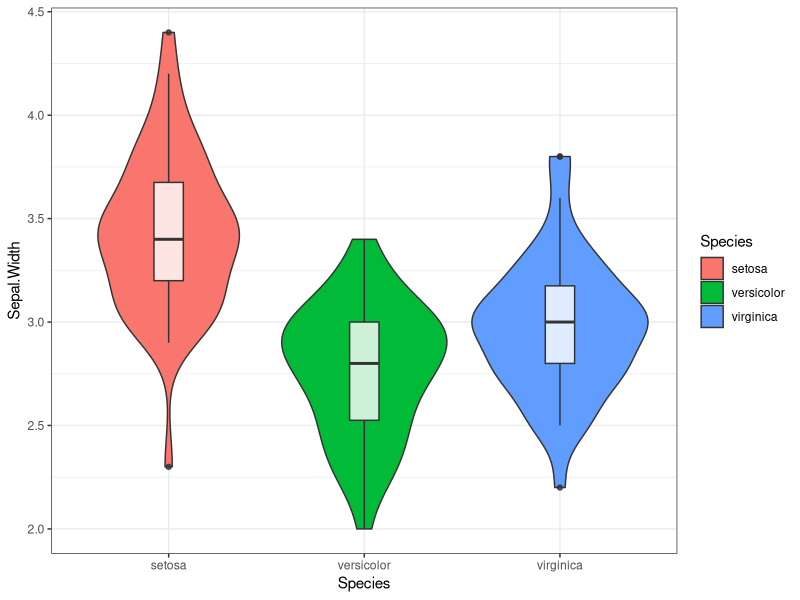
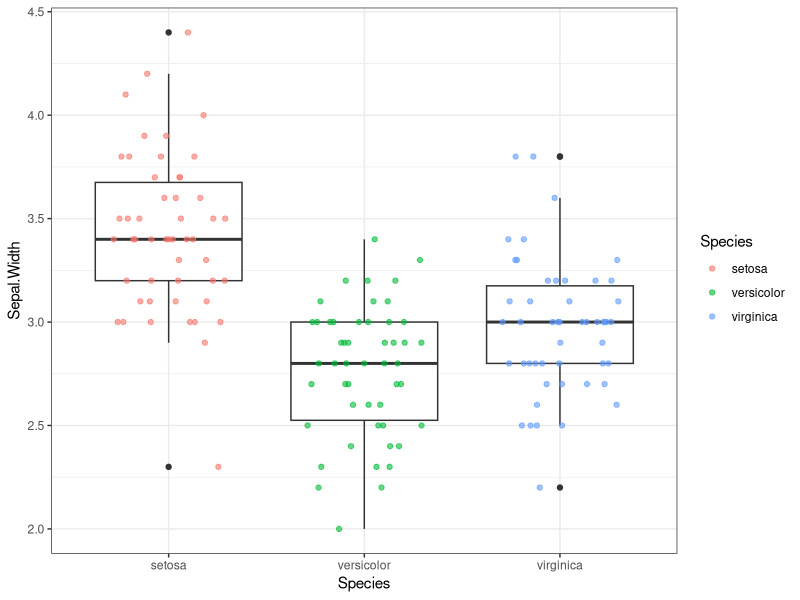
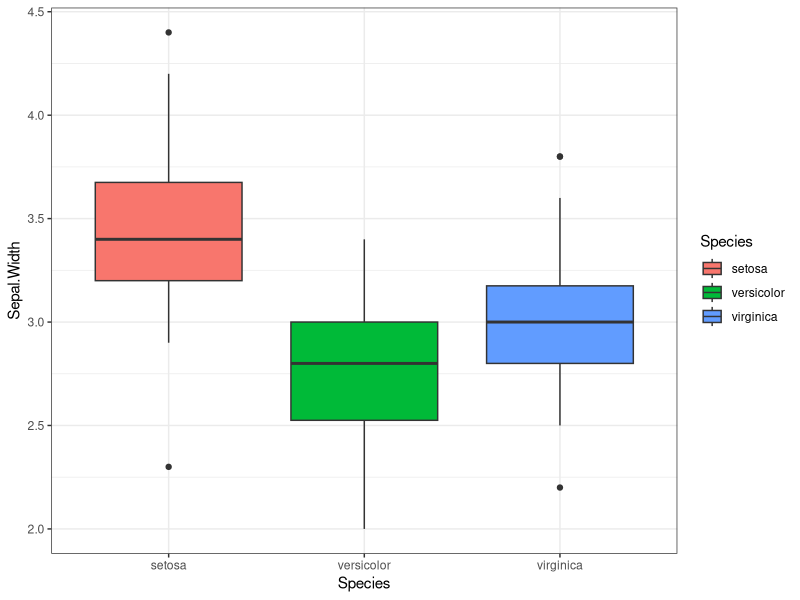
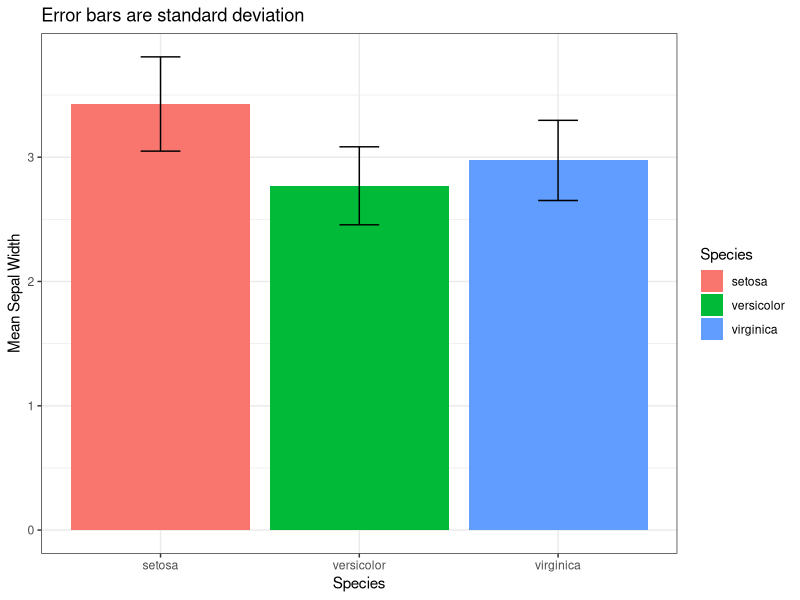
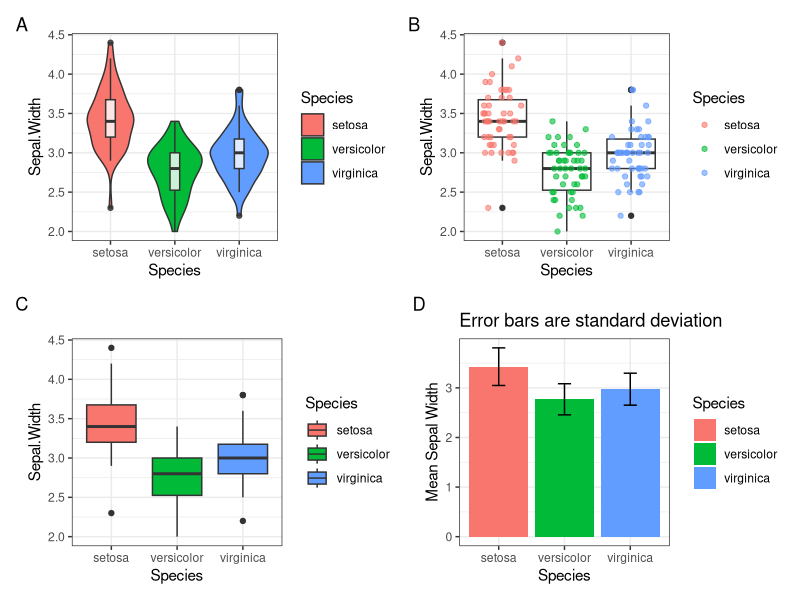
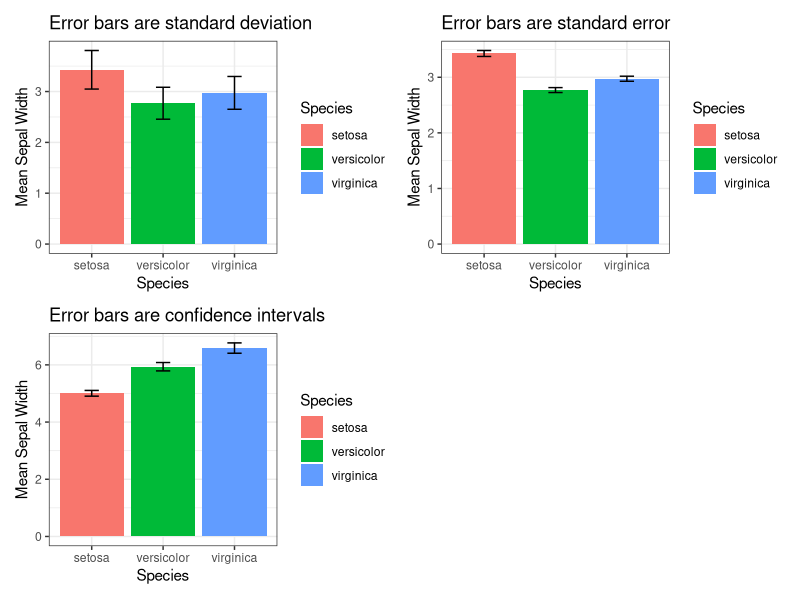

These charts were generated, in order, by the following R code:
## ---- chunk 1
library(tidyverse)
violin_box <- iris %>% 
  ggplot(aes(x = Species, y = Sepal.Width))+
  geom_violin(aes(fill = Species))+
  geom_boxplot(width = 0.15, alpha = 0.8)+
  theme_bw()
violin_box
## ---- chunk 2
box_point <- iris %>% 
  ggplot(aes(Species, Sepal.Width))+
  geom_boxplot()+
  geom_jitter(aes(colour = Species), 
              position = position_jitter(width = 0.3, height = 0),
              alpha = 0.6, size = 1.5)+
  theme_bw()
box_point
## ---- chunk 3
box <- iris %>% 
  ggplot(aes(Species, Sepal.Width, fill = Species))+
  geom_boxplot()+
  theme_bw()
bar <- iris %>% 
  group_by(Species) %>% 
  summarise(mean_PW = mean(Sepal.Width), sd_PW = sd(Sepal.Width)) %>% 
  ggplot(aes(Species, mean_PW, fill = Species))+
  geom_bar(stat = 'identity')+
  geom_errorbar(aes(ymin = mean_PW - sd_PW, ymax = mean_PW + sd_PW), width = 0.2)+
  labs(y = 'Mean Sepal Width')+
  ggtitle('Error bars are standard deviation')+
  theme_bw()
box
bar
## ---- chunk 4
library(patchwork)
p <- (violin_box + box_point) / (box + bar)
p + plot_annotation(tag_levels = 'A')
## ---- chunk 5
library(data.table)
bar_se <- iris %>% 
  group_by(Species) %>% 
  summarise(mean_PW = mean(Sepal.Width), se_PW = sd(Sepal.Width)/sqrt(length(Sepal.Width))) %>% 
  ggplot(aes(Species, mean_PW, fill = Species))+
  geom_bar(stat = 'identity')+
  geom_errorbar(aes(ymin = mean_PW - se_PW, ymax = mean_PW + se_PW), width = 0.2)+
  labs(y = 'Mean Sepal Width')+
  ggtitle('Error bars are standard error')+
  theme_bw()
# bar_se

bar_CI <- iris %>% 
  group_by(Species) %>%
  summarise(n=n(), mean=mean(Sepal.Length), sd=sd(Sepal.Length)) %>%
  mutate(se = sd/sqrt(n))  %>%
  mutate(ic = se * qt((1-0.05)/2 + .5, n-1)) %>% 
  ggplot(aes(Species, mean, fill = Species))+
  geom_bar(stat = 'identity')+
  geom_errorbar(aes(ymin = mean - ic, ymax = mean + ic), width = 0.2)+
  labs(y = 'Mean Sepal Width')+
  ggtitle('Error bars are confidence intervals')+
  theme_bw()
# bar_CI
bar + bar_se + bar_CI+  plot_layout(ncol = 2)

## ---- chunk 6
iris %>% 
  setDT() 
cat('versicolor vs setosa: \np-value of the test', t.test(iris[Species == 'setosa', Sepal.Width], iris[Species == 'versicolor', Sepal.Width])$p.value)
cat('setosa vs virginica: \np-value of the test', t.test(iris[Species == 'setosa', Sepal.Width], iris[Species == 'virginica', Sepal.Width])$p.value)
cat('virginica vs versicolor: \np-value of the test', t.test(iris[Species == 'virginica', Sepal.Width], iris[Species == 'versicolor', Sepal.Width])$p.value)


